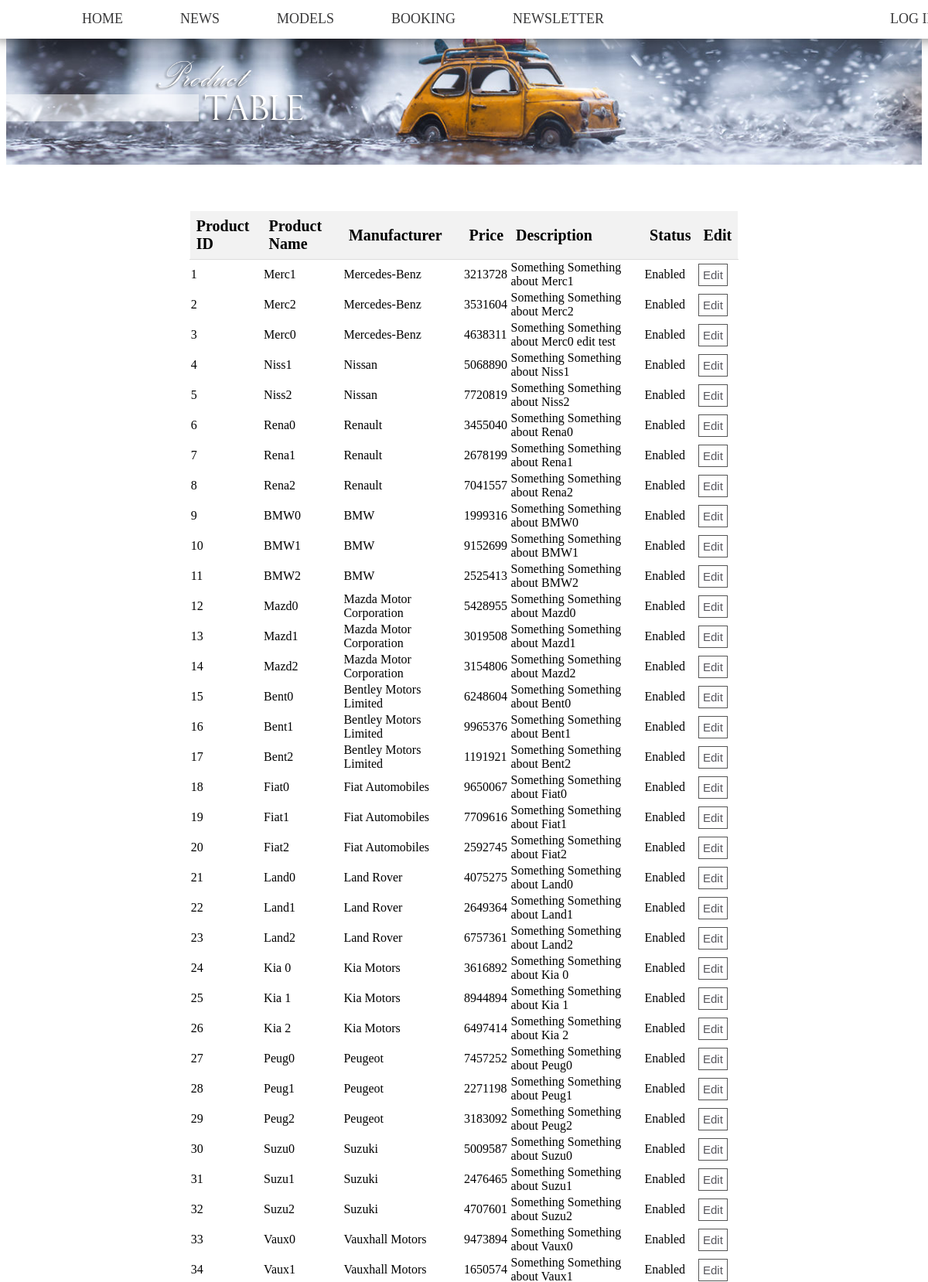
Page /product-table.php (upper part) on the committed database.
### tables this page shows
CREATE TABLE `product` (
  `productID` int(11) NOT NULL,
  `price` int(11) NOT NULL,
  `name` varchar(50) NOT NULL,
  `manufacturer` int(11) NOT NULL,
  `description` varchar(300) NOT NULL,
  `length` int(11) NOT NULL,
  `width` int(11) NOT NULL,
  `height` int(11) NOT NULL,
  `maxSpeed` int(11) NOT NULL,
  `acceleration` int(11) NOT NULL,
  `imageNum` int(11) NOT NULL DEFAULT '1',
  `disabled` int(11) NOT NULL DEFAULT '0'
);

CREATE TABLE `brands` (
  `brandID` int(11) NOT NULL,
  `brandName` varchar(40) NOT NULL,
  `logoURL` varchar(400) NOT NULL
);

### product-table.php (the view, shortened to what this page needs)
<html>
<head>
  <link rel="stylesheet" href="main.css"/>
  <header>
<?php require_once('menu.php'); ?>
  </head>
<body>
<img style="margin: 2% 0% 5% 0%;" src="produc table.png">
<center>
  <table class="usertable user-table" style="border-collapse: collapse; width: 60%;">
    <tr style = "background-color:#f2f2f2;" >
      <th style="padding: 8px; text-align: left; border-bottom: 1px solid #ddd; font-size: 20px;">Product ID</th>
      <th style="padding: 8px; text-align: left; border-bottom: 1px solid #ddd; font-size: 20px;">Product Name</th>
      <th style="padding: 8px; text-align: left; border-bottom: 1px solid #ddd; font-size: 20px;">Manufacturer</th>
      <th style="padding: 8px; text-align: left; border-bottom: 1px solid #ddd; font-size: 20px;">Price</th>
      <th style="padding: 8px; text-align: left; border-bottom: 1px solid #ddd; font-size: 20px;">Description</th>
      <th style="padding: 8px; text-align: left; border-bottom: 1px solid #ddd; font-size: 20px;">Status</th>
      <th style="padding: 8px; text-align: left; border-bottom: 1px solid #ddd; font-size: 20px;">Edit</th>
    </tr>
      <?php
      $q = "SELECT productID, product.name AS name, brandName as manufacturer, price, description, disabled FROM product, brands where brands.brandID = product.manufacturer";
      $result = $mysqli->query($q);
      if ($result) {
          while($row = $result->fetch_array()){
            echo "<tr>";
            echo "<td>".$row['productID'] ."</td>";
            echo "<td>".$row['name'] ."</td>";
            echo "<td>".$row['manufacturer'] ."</td>";
            echo "<td>".$row['price'] ."</td>";
            echo "<td>".$row['description'] ."</td>";
            echo "<td>";
            if($row['disabled'] == 0){
              echo "Enabled";
            }else{
              echo "Disabled";
            }
            echo "</td>";
            echo "<td><a href = 'editProduct.php?prod=".$row['productID']."'><button class = 'button' style= 'font-size:15; padding:5;'> Edit </button></a></td>";
            echo "</tr>";
          }
      }else{
        echo "Something went wrong";
      }
      ?>
  </table>
<br>
<br>
</center>
</body>
</html>

### main.css (style rules this page uses)
body { font-weight: 300; }
header { background: White; }
header::after { content: ''; display: table; clear: both; }
img { display: block; margin: auto; max-width: 100%; height: auto; }
.button { background-color: white; color: #57565d; border: 1px solid #555555; padding: 1% 2%; font-size: 16px; }
table, tr, td { border: 1px solid white; margin-bottom: 1%; }

### rows in the picture
product: productID "1", name "Merc1", brands.brandName "Mercedes-Benz", price "3213728", description "Something Something about Merc1", disabled "Enabled"
product: productID "2", name "Merc2", brands.brandName "Mercedes-Benz", price "3531604", description "Something Something about Merc2", disabled "Enabled"
product: productID "3", name "Merc0", brands.brandName "Mercedes-Benz", price "4638311", description "Something Something about Merc0 edit test", disabled "Enabled"
product: productID "4", name "Niss1", brands.brandName "Nissan", price "5068890", description "Something Something about Niss1", disabled "Enabled"
product: productID "5", name "Niss2", brands.brandName "Nissan", price "7720819", description "Something Something about Niss2", disabled "Enabled"
product: productID "6", name "Rena0", brands.brandName "Renault", price "3455040", description "Something Something about Rena0", disabled "Enabled"
product: productID "7", name "Rena1", brands.brandName "Renault", price "2678199", description "Something Something about Rena1", disabled "Enabled"
product: productID "8", name "Rena2", brands.brandName "Renault", price "7041557", description "Something Something about Rena2", disabled "Enabled"
product: productID "9", name "BMW0", brands.brandName "BMW", price "1999316", description "Something Something about BMW0", disabled "Enabled"
product: productID "10", name "BMW1", brands.brandName "BMW", price "9152699", description "Something Something about BMW1", disabled "Enabled"
product: productID "11", name "BMW2", brands.brandName "BMW", price "2525413", description "Something Something about BMW2", disabled "Enabled"
product: productID "12", name "Mazd0", brands.brandName "Mazda Motor Corporation", price "5428955", description "Something Something about Mazd0", disabled "Enabled"
product: productID "13", name "Mazd1", brands.brandName "Mazda Motor Corporation", price "3019508", description "Something Something about Mazd1", disabled "Enabled"
product: productID "14", name "Mazd2", brands.brandName "Mazda Motor Corporation", price "3154806", description "Something Something about Mazd2", disabled "Enabled"
product: productID "15", name "Bent0", brands.brandName "Bentley Motors Limited", price "6248604", description "Something Something about Bent0", disabled "Enabled"
product: productID "16", name "Bent1", brands.brandName "Bentley Motors Limited", price "9965376", description "Something Something about Bent1", disabled "Enabled"
product: productID "17", name "Bent2", brands.brandName "Bentley Motors Limited", price "1191921", description "Something Something about Bent2", disabled "Enabled"
product: productID "18", name "Fiat0", brands.brandName "Fiat Automobiles", price "9650067", description "Something Something about Fiat0", disabled "Enabled"
product: productID "19", name "Fiat1", brands.brandName "Fiat Automobiles", price "7709616", description "Something Something about Fiat1", disabled "Enabled"
product: productID "20", name "Fiat2", brands.brandName "Fiat Automobiles", price "2592745", description "Something Something about Fiat2", disabled "Enabled"
product: productID "21", name "Land0", brands.brandName "Land Rover", price "4075275", description "Something Something about Land0", disabled "Enabled"
product: productID "22", name "Land1", brands.brandName "Land Rover", price "2649364", description "Something Something about Land1", disabled "Enabled"
product: productID "23", name "Land2", brands.brandName "Land Rover", price "6757361", description "Something Something about Land2", disabled "Enabled"
product: productID "24", name "Kia 0", brands.brandName "Kia Motors", price "3616892", description "Something Something about Kia 0", disabled "Enabled"
product: productID "25", name "Kia 1", brands.brandName "Kia Motors", price "8944894", description "Something Something about Kia 1", disabled "Enabled"
product: productID "26", name "Kia 2", brands.brandName "Kia Motors", price "6497414", description "Something Something about Kia 2", disabled "Enabled"
product: productID "27", name "Peug0", brands.brandName "Peugeot", price "7457252", description "Something Something about Peug0", disabled "Enabled"
product: productID "28", name "Peug1", brands.brandName "Peugeot", price "2271198", description "Something Something about Peug1", disabled "Enabled"
product: productID "29", name "Peug2", brands.brandName "Peugeot", price "3183092", description "Something Something about Peug2", disabled "Enabled"
product: productID "30", name "Suzu0", brands.brandName "Suzuki", price "5009587", description "Something Something about Suzu0", disabled "Enabled"
product: productID "31", name "Suzu1", brands.brandName "Suzuki", price "2476465", description "Something Something about Suzu1", disabled "Enabled"
product: productID "32", name "Suzu2", brands.brandName "Suzuki", price "4707601", description "Something Something about Suzu2", disabled "Enabled"
product: productID "33", name "Vaux0", brands.brandName "Vauxhall Motors", price "9473894", description "Something Something about Vaux0", disabled "Enabled"
product: productID "34", name "Vaux1", brands.brandName "Vauxhall Motors", price "1650574", description "Something Something about Vaux1", disabled "Enabled"
